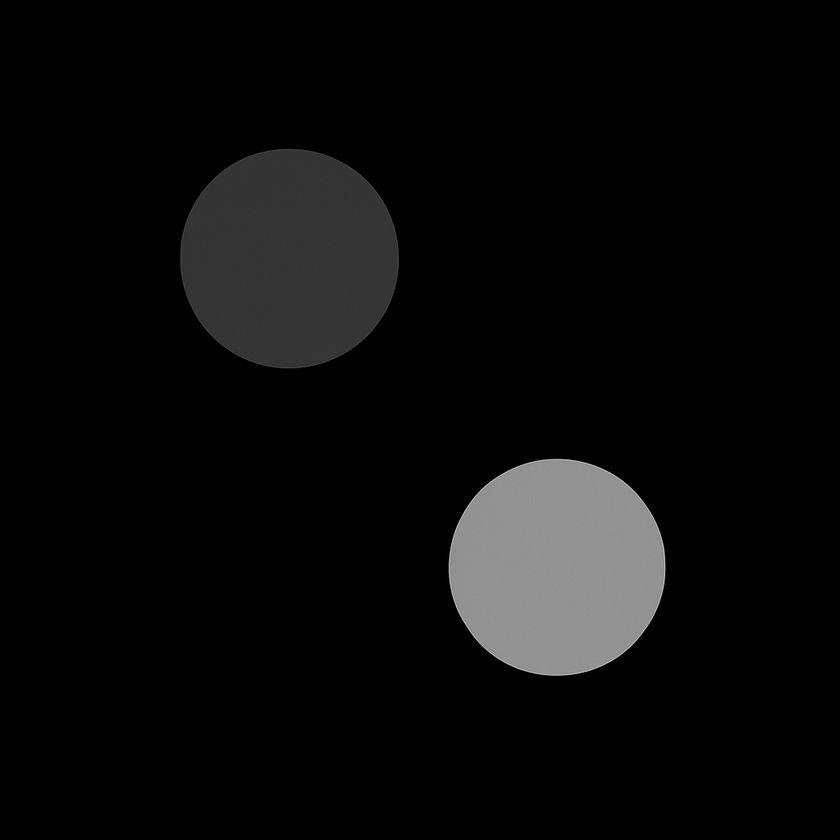
#> input picture images/input.png, 840 x 840 px, shrunk from 1024 x 1024 before the run
$ jupyter execute Task_1.ipynb
#> lines starting #> are read from the running program, lines starting #| are printed output that depends on the picture; after the words box and inside, x2 and y2 are one past the last pixel; in counts of white or black regions, pixels touching at a corner belong together
# **Adding Gaussian Noise and Implementing Otsu’s Algorithm**

[cell 1]
import cv2
import numpy as np
import matplotlib.pyplot as plt

# Step 1: Load original RGB image
image = cv2.imread("images/input.png")  # BGR format
#> image is the input picture: shape (840, 840, 3); mean B, G, R 11, 11, 11
image_rgb = cv2.cvtColor(image, cv2.COLOR_BGR2RGB)  # Convert to RGB format

# Step 2: Add Gaussian noise to the image
noise = np.random.normal(0, 10, image_rgb.shape).astype(np.int16)  # Gaussian noise with mean 0 and std 10
noisy_image = np.clip(image_rgb.astype(np.int16) + noise, 0, 255).astype(np.uint8)  # Adding noise and clipping values between 0 and 255

# Save the noisy image
cv2.imwrite("outputs/task1/noisy_image.png", cv2.cvtColor(noisy_image, cv2.COLOR_RGB2BGR))  # Save noisy image in BGR format

# Step 3: Convert noisy image to grayscale for Otsu's thresholding
gray = cv2.cvtColor(noisy_image, cv2.COLOR_RGB2GRAY)  # Convert RGB noisy image to grayscale

# Step 4: Apply Otsu’s thresholding
_, otsu_result = cv2.threshold(gray, 0, 255, cv2.THRESH_BINARY + cv2.THRESH_OTSU)  # Otsu's thresholding
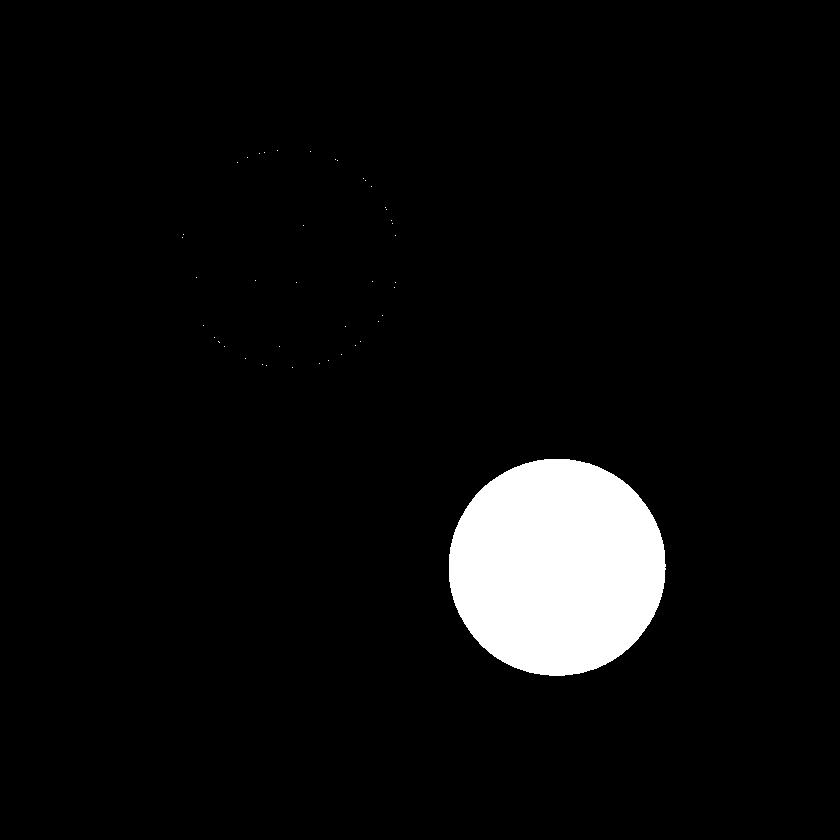
#> otsu_result: shape (840, 840); 5.3% white; 43 white regions (42 under 20 px), largest, box (x1, y1, x2, y2) and area: (449, 459, 666, 676) 37024

# Save the output after Otsu’s thresholding
cv2.imwrite("outputs/task1/otsu_segmented.png", otsu_result)  # Save thresholded image

# Step 5: Display the results
plt.figure(figsize=(15, 4))  # Set figure size for visualization

# Display the original image
plt.subplot(1, 3, 1)
plt.title("Original")
plt.imshow(image_rgb)  # Show the original image
plt.axis("off")  # Hide the axis for clarity

# Display the noisy image
plt.subplot(1, 3, 2)
plt.title("Noisy Image")
plt.imshow(noisy_image)  # Show the noisy image
plt.axis("off")  # Hide the axis

# Display the Otsu thresholded image
plt.subplot(1, 3, 3)
plt.title("Otsu Threshold")
plt.imshow(otsu_result, cmap='gray')  # Show the result of Otsu’s thresholding in grayscale
plt.axis("off")  # Hide the axis

plt.tight_layout()  # Adjust the layout to ensure no overlapping
plt.show()  # Display all the images
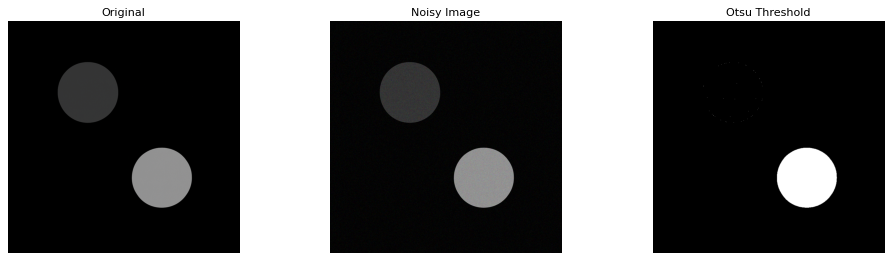
#> figure drawn by matplotlib, 3 panels
